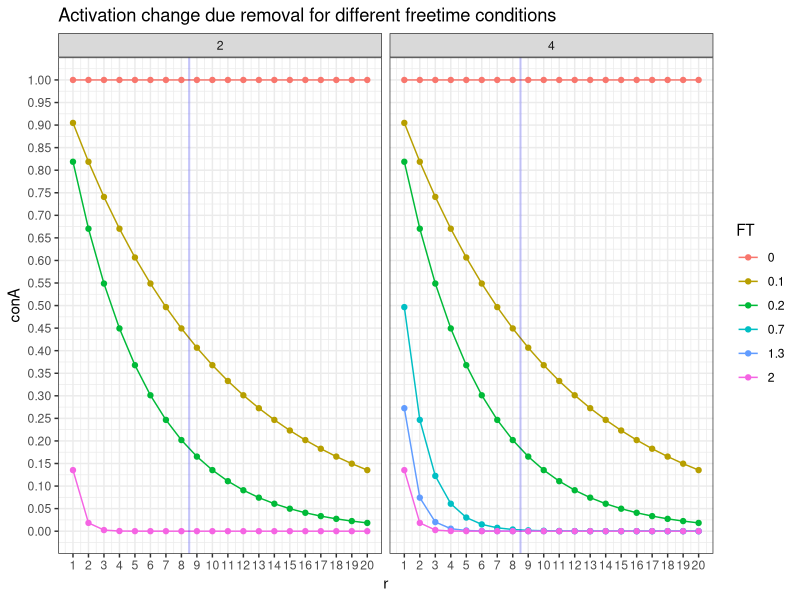

The R script that drew this image:
library(ggplot2)
library(plyr)
library(tidyverse)


r <- seq(1,20,1)
nFT <- c(2,4)

theta <- tidyr::crossing(r,nFT)


removal <- function(r,nFT,minFT,maxFT){
  
  ft <- round(seq(minFT,maxFT,length.out=nFT),1)
  ft <- append(ft, c(0.1,0.2), after = 1)
  
  data.frame(ft=ft,nFT=nFT, value = exp(-r*ft))
}

all <- mdply(theta, removal,minFT=0,maxFT=2)



ggplot(all, aes(r, value, colour=factor(ft))) + geom_line() +
  geom_point() + theme_bw() + scale_x_continuous(breaks = seq(1,20,by=1)) + scale_y_continuous(breaks=seq(0,1,by=.05))+
  facet_wrap(~nFT) + labs(y="conA",colour="FT",title = "Activation change due removal for different freetime conditions") + 
  geom_vline(xintercept = 8.5,size=.75, color="blue",alpha=0.2) 


